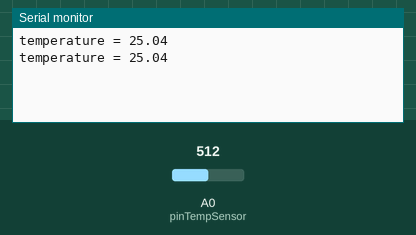
Simulated run of this sketch. Board: Arduino Zero (SAMD21). Parts: the last lines printed to the serial monitor. Inputs (shaded band) come from the test bench; at power-on: A0 (pinTempSensor) = 512.

Above: at 5.8 s.
5.9 s: A0 (pinTempSensor) set to 716
At 10.7 s:
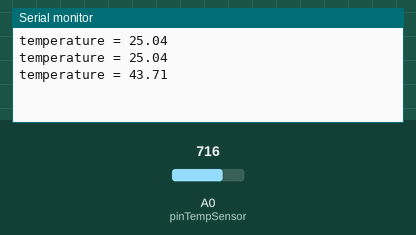
11.9 s: A0 (pinTempSensor) set to 900
At 15.7 s:
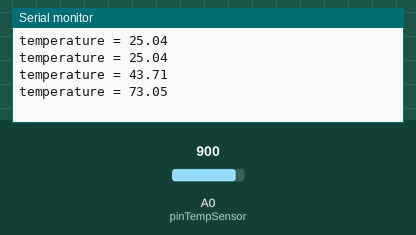
Timing chart, 0 to 17.2 s (numbered marks = the images above; inputs shaded):
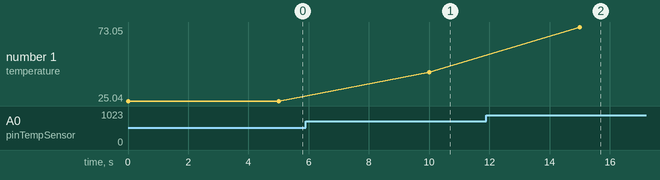

Measured:
- after the input at 5.9 s, the serial monitor: prints a new line after 4.1 s (image 1)
- after the input at 11.9 s, the serial monitor: prints a new line after 3.1 s (image 2)
- plotted number 1: 25.04 → 43.71 after the input at 5.9 s, 43.71 → 73.05 after the input at 11.9 s

The sketch:

Grove_Temperature_Sensor_V1.2_to_Arduino_Uno_R3.ino
```cpp
// Demo code for Grove - Temperature Sensor V1.1/1.2

// /==============================\
// | T-Sensor | Kabel  | Arduino  |
// |----------|--------|----------|
// |   SIG    | Geel   |   A0     |
// |   NC     | Wit    |          |
// |   VCC    | Rood   |   5V     |
// |   GND    | Zwart  |   GND    |
// \==============================/

#include <math.h>

const int B = 4275;               // B value of the thermistor
const int32_t R0 = 100000;        // R0 = 100k
const int pinTempSensor = A0;     // Grove - Temperature Sensor connect to A0

#if defined(ARDUINO_ARCH_AVR)
#define debug  Serial
#elif defined(ARDUINO_ARCH_SAMD) ||  defined(ARDUINO_ARCH_SAM)
#define debug  SerialUSB
#else
#define debug  Serial
#endif

void setup()
{
    Serial.begin(9600);
}

void loop()
{
    int a = analogRead(pinTempSensor);

    float R = 1023.0/a-1.0;
    R = R0*R;

    float temperature = 1.0/(log(R/R0)/B+1/298.15)-273.15; // convert to temperature via datasheet

    Serial.print("temperature = ");
    Serial.println(temperature);

    delay(5000);
}
```
